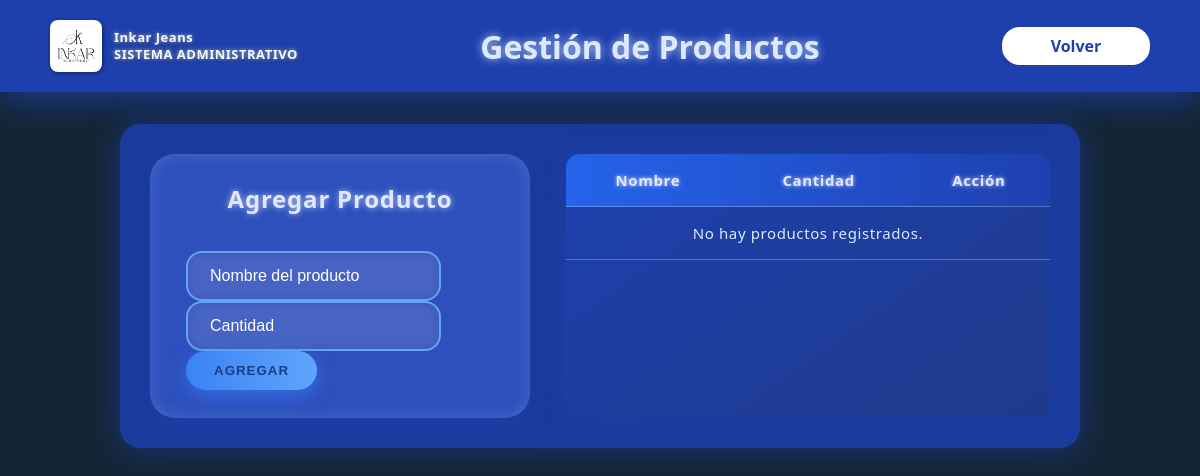
Before: /productos with the older database file.
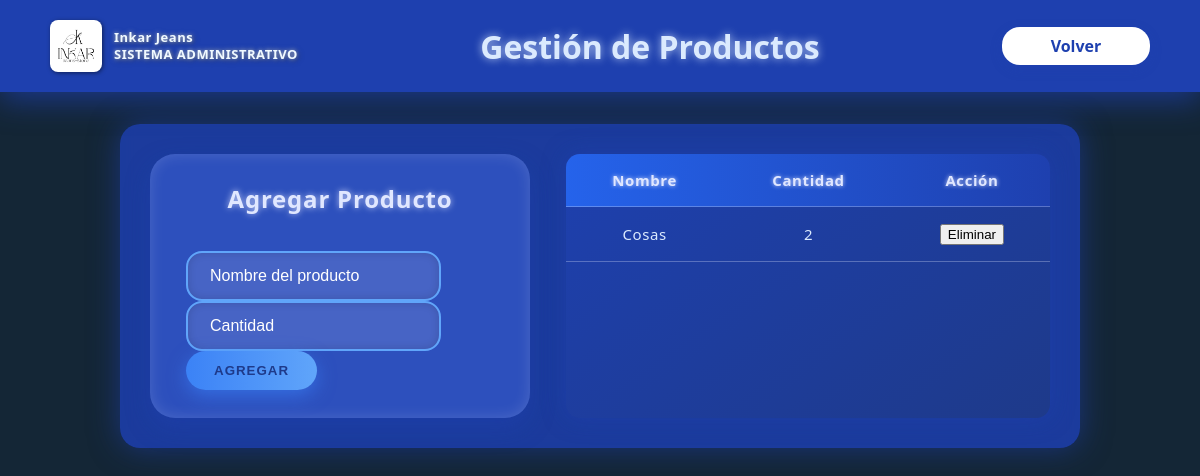
After: the same page with the newer database file.
### app.py (models this page shows)
class Producto(tablita):
    __tablename__ = "Productos"
    id = Column(Integer, primary_key=True)
    nombre = Column(String(100), nullable=False)
    cantidad = Column(Integer, nullable=False)

### app.py (the view)
@app.route('/productos', methods=['GET'])
def productos():
    lista_productos = session.query(Producto).all()
    return render_template('productos.html', productos=lista_productos)

### templates/productos.html (shortened to what this page needs)
<!DOCTYPE html>
<html lang="es">
<head>
  <link rel="stylesheet" href="{{ url_for('static', filename='estilos_productos.css') }}" />
</head>
<body>
  <nav>
    <div class="enlaces">
      <div class="logo">
        <img src="{{ url_for('static', filename='imgs/logoInkar.jpg') }}" alt="Logo Inkar" />
        <div class="titu">
          Inkar Jeans<br />
          <span>SISTEMA ADMINISTRATIVO</span>
        </div>
      </div>
      <h1 class="Titulo">Gestión de Productos</h1>
      <a href="{{ url_for('administracion') }}" class="BotonVolver">Volver</a>
    </div>
  </nav>
  <div class="ContenedorBlanco">
    <div class="ContenedorHorizontal">
      <div class="ContenedorDelFormulario">
        <h2 class="TituloFormulario">Agregar Producto</h2>
        <form method="POST" action="{{ url_for('agregar_producto') }}">
          <input
            type="text"
            name="nombre"
            id="nombreProducto"
            placeholder="Nombre del producto"
            pattern="[A-Za-zÀ-ÿ0-9\s]+"
            title="Solo letras, números y espacios permitidos"
            required
            autocomplete="off"
          />
          <input
            type="number"
            name="cantidad"
            id="cantidadProducto"
            placeholder="Cantidad"
            min="1"
            title="Cantidad debe ser un número entero positivo"
            required
            autocomplete="off"
          />
          <button type="submit">Agregar</button>
        </form>
      </div>
      <div class="ContenedorTabla">
        <table>
          <thead>
            <tr>
              <th>Nombre</th>
              <th>Cantidad</th>
              <th>Acción</th>
            </tr>
          </thead>
          <tbody>
            {% if productos %}
              {% for producto in productos %}
              <tr>
                <td>{{ producto.nombre }}</td>
                <td>{{ producto.cantidad }}</td>
                <td>
                  <form method="POST" action="{{ url_for('eliminar_producto', id=producto.id) }}" style="display:inline;">
                    <button type="submit" onclick="return confirm('¿Estás seguro de eliminar este producto?');" aria-label="Eliminar producto {{ producto.nombre }}">
                      Eliminar
                    </button>
                  </form>
                </td>
              </tr>
              {% endfor %}
            {% else %}
              <tr><td colspan="3">No hay productos registrados.</td></tr>
            {% endif %}
          </tbody>
        </table>
      </div>
    </div>
  </div>
</body>
</html>

Changed rows visible on the page:
added Producto: nombre "Cosas", cantidad "2"
Other visible differences:
text no longer shown: "No hay productos registrados."
